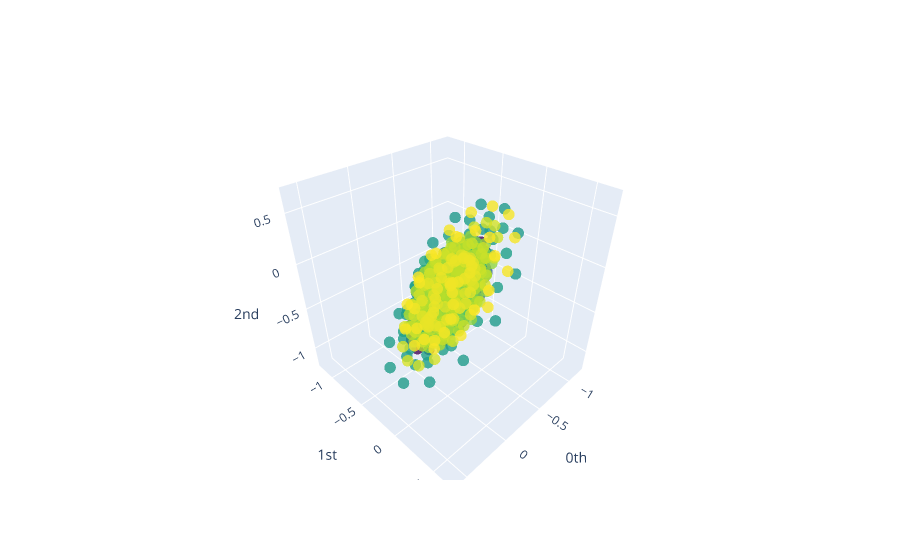

Write notebook code for a chart like this one.
### Code cell
max_embedding_dimension_nonfixed = 6
max_embedding_time_delay_nonfixed = 3
stride = 1

embedder_nonfixed = SingleTakensEmbedding(
    parameters_type="search",
    n_jobs=2,
    time_delay=max_embedding_time_delay_nonfixed,
    dimension=max_embedding_dimension_nonfixed,
    stride=stride,
)

y_nonfixed_embedded = embedder_nonfixed.fit_transform(y_nonfixed)

plot_point_cloud(y_nonfixed_embedded)

### Figure 1 — Plotly figure (JSON) as saved in the notebook; plotly's stock layout.template omitted (floating-point values rounded to 4 significant figures; data arrays with more than 128 entries replaced by an {"elided": "..."} marker saying what was removed)
{"data": [{"marker": {"color": {"elided": "1491 int values"}, "colorscale": [[0, "#440154"], [0.1111, "#482878"], [0.2222, "#3e4989"], [0.3333, "#31688e"], [0.4444, "#26828e"], [0.5556, "#1f9e89"], [0.6667, "#35b779"], [0.7778, "#6ece58"], [0.8889, "#b5de2b"], [1, "#fde725"]], "opacity": 0.8, "size": 4}, "mode": "markers", "type": "scatter3d", "x": {"elided": "1491 float values"}, "y": {"elided": "1491 float values"}, "z": {"elided": "1491 float values"}}], "layout": {"scene": {"xaxis": {"exponentformat": "e", "showexponent": "all", "title": {"text": "0th"}, "type": "linear"}, "yaxis": {"exponentformat": "e", "showexponent": "all", "title": {"text": "1st"}, "type": "linear"}, "zaxis": {"exponentformat": "e", "showexponent": "all", "title": {"text": "2nd"}, "type": "linear"}}}}
